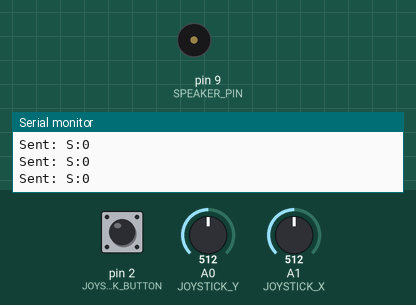
Simulated run of this sketch. Board: Arduino Uno, built with avr-gcc and run on an emulated ATmega328P. Shown: buzzer (waves = sounding), the last lines printed to the serial monitor. The inputs (shaded band) are chosen by the test bench; at power-on: A0 (JOYSTICK_Y) = 512, A1 (JOYSTICK_X) = 512, pin 2 (JOYSTICK_BUTTON) HIGH.

Above: at 4.5 s.
4.6 s: A0 (JOYSTICK_Y) set to 603
6.1 s: A0 (JOYSTICK_Y) set to 619
8.0 s: A1 (JOYSTICK_X) set to 607
9.5 s: A1 (JOYSTICK_X) set to 635
11.5 s: pin 2 (JOYSTICK_BUTTON) pulled LOW for 0.15 s
13.1 s: pin 2 (JOYSTICK_BUTTON) pulled LOW for 1 s
At 17.5 s:
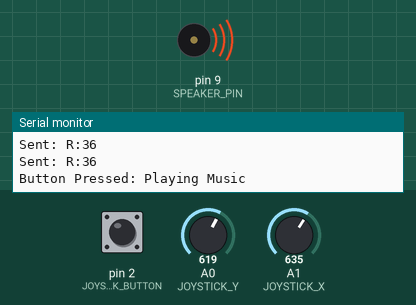
Timing chart, 0 to 18.1 s (numbered marks = the images above; inputs shaded):
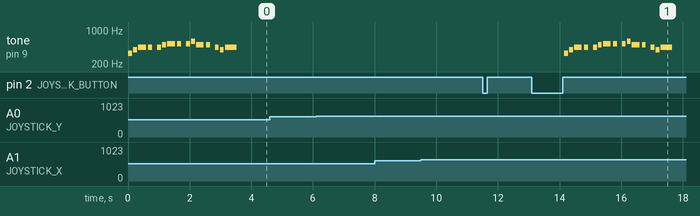

Measured:
- after the input at 13.1 s, tone on pin 9 (SPEAKER_PIN): plays 330 Hz for 0.13 s, 392 Hz for 0.13 s, 440 Hz for 0.25 s, 440 Hz for 0.13 s, 440 Hz for 0.13 s, 494 Hz for 0.13 s … (15 notes in this stretch), starting after 1.1 s
- by itself, tone on pin 9 (SPEAKER_PIN): plays 330 Hz for 0.13 s, 392 Hz for 0.13 s, 440 Hz for 0.25 s, 440 Hz for 0.13 s, 440 Hz for 0.13 s, 494 Hz for 0.13 s … (15 notes in this stretch)

The sketch:

joystick18i.ino
```cpp
#include <SoftwareSerial.h>
#include "protothreads.h" // Include Protothreads library

// Pins for joystick and Bluetooth
//*******************************************************
#define JOYSTICK_X A1
#define JOYSTICK_Y A0
#define JOYSTICK_BUTTON 2

#define SPEAKER_PIN 9  // Speaker pin for sound feedback
#define DEADZONE 100   // Threshold for joystick sensitivity
#define MAX_SPEED 150  // Maximum speed

SoftwareSerial BTserial(10, 11); // TX, RX pins for Bluetooth

// Protothreads setup
static struct pt ptJoystick, ptSound;

// Function declarations
//**********************************************************
static int handleJoystick(struct pt *pt);
static int playSound(struct pt *pt);
void playMelody();

// Global variables
//**********************************************************
static String commandBuffer = "";  // Buffer to store commands
static bool buttonState = false;    // State of button
static bool previousButtonState = true; // Previous state of button
static bool musicPlaying = false;   // Toggle for music
//Music
//**********************************************************
const float songSpeed = 1.0;
#define NOTE_C4 262
#define NOTE_D4 294
#define NOTE_E4 330
#define NOTE_F4 349
#define NOTE_G4 392
#define NOTE_A4 440
#define NOTE_B4 494
#define NOTE_C5 523
#define NOTE_D5 587
#define NOTE_E5 659
#define NOTE_F5 698
#define NOTE_G5 784
#define NOTE_A5 880
#define NOTE_B5 988

// Music notes of "He's a Pirate"
//**********************************************************
int notes[] = {
    NOTE_E4, NOTE_G4, NOTE_A4, NOTE_A4, 0,
    NOTE_A4, NOTE_B4, NOTE_C5, NOTE_C5, 0,
    NOTE_C5, NOTE_D5, NOTE_B4, NOTE_B4, 0,
    NOTE_A4, NOTE_G4, NOTE_A4, 0
};

int durations[] = {
    125, 125, 250, 125, 125,
    125, 125, 250, 125, 125,
    125, 125, 250, 125, 125,
    125, 125, 375, 125
};

void setup() {
  // Initialize serial communication
  //**********************************************************
  Serial.begin(9600);
  BTserial.begin(38400);

  // Pin configurations
  pinMode(JOYSTICK_BUTTON, INPUT_PULLUP);
  pinMode(SPEAKER_PIN, OUTPUT);

  Serial.println("Joystick ready with Protothreads!");

  // Initialize protothreads
  PT_INIT(&ptJoystick);
  PT_INIT(&ptSound);
}

void loop() {
  // Schedule and run protothreads
  //**********************************************************
  PT_SCHEDULE(handleJoystick(&ptJoystick) &
              playSound(&ptSound));
}

//Protothread for handling joystick input
//**********************************************************
static int handleJoystick(struct pt *pt) {
  PT_BEGIN(pt);

  static int xVal, yVal, speed;
  static String direction;

  while (1) {
    xVal = analogRead(JOYSTICK_X) - 512; // Centered at 0
    yVal = analogRead(JOYSTICK_Y) - 512;

    speed = map(max(abs(xVal), abs(yVal)), 0, 512, 0, MAX_SPEED); // Map speed
    direction = "";

    // Calculate direction
    if (abs(xVal) > DEADZONE || abs(yVal) > DEADZONE) {
      if (abs(yVal) > abs(xVal)) {
        direction = (yVal > 0) ? "F" : "B"; // Forward or Backward
      } else {
        direction = (xVal > 0) ? "R" : "L"; // Right or Left
      }
    } else {
      direction = "S"; // Stop
      speed = 0;
    }

    // Combine direction and speed, send to Bluetooth
    //**********************************************************
    commandBuffer = direction + ":" + String(speed); // No extra \n
    BTserial.println(commandBuffer); // Send command
    Serial.println("Sent: " + commandBuffer);

    PT_SLEEP(pt, 200); // Adjusted sleep to balance responsiveness and reliability
  }

  PT_END(pt);
}

// Protothread for toggling music on button press
//**********************************************************
static int playSound(struct pt *pt) {
  PT_BEGIN(pt);

  while (1) {
    buttonState = (digitalRead(JOYSTICK_BUTTON) == LOW); // Read button state

    // Detect button press and release
    if (buttonState == LOW && previousButtonState == HIGH) {
      musicPlaying = !musicPlaying; // Toggle music state
      if (musicPlaying) {
        Serial.println("Button Pressed: Playing Music");
        BTserial.println("MUSIC_ON");
        playMelody();
      } else {
        Serial.println("Button Pressed: Stopping Music");
        BTserial.println("MUSIC_OFF");
        digitalWrite(SPEAKER_PIN, LOW); // Stop the sound
      }
    }

    previousButtonState = buttonState; // Update previous state
    PT_SLEEP(pt, 50); // Check button state every 50ms
  }

  PT_END(pt);
}

// Function to play the "He's a Pirate" melody
//**********************************************************
void playMelody() {
  for (int i = 0; i < sizeof(notes) / sizeof(notes[0]); i++) {
    int noteDuration = durations[i] * songSpeed;
    if (notes[i] == 0) {
      delay(noteDuration); // Rest
    } else {
      tone(SPEAKER_PIN, notes[i], noteDuration);
      delay(noteDuration * 1.3); // Add pause between notes
    }
  }
  noTone(SPEAKER_PIN); // Stop the tone after the melody
}
```
